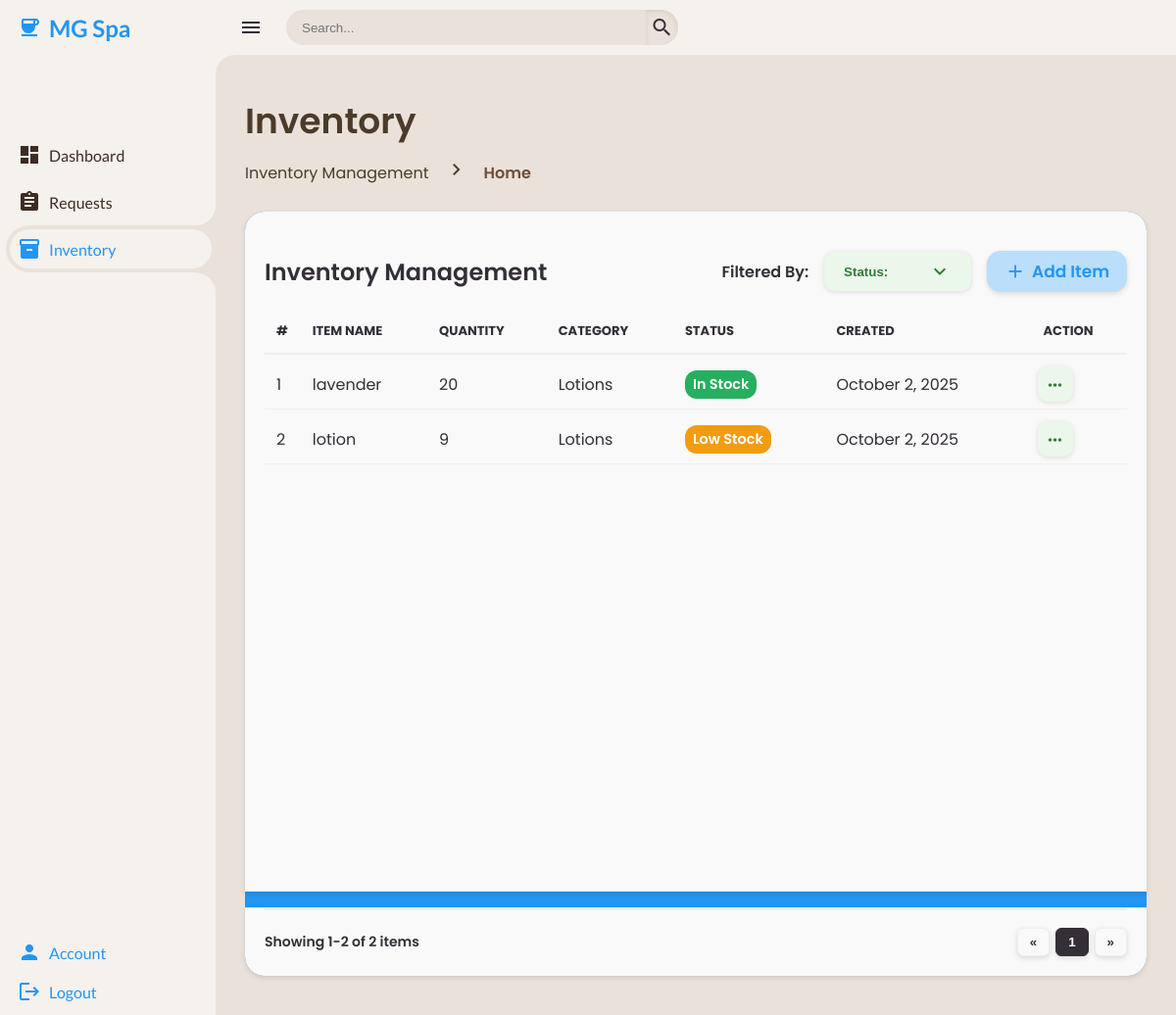
The page /client-spa/spa-inventory.php (signed in) on the database its author committed.
### tables this page shows
CREATE TABLE `tbl_inventory` (
  `inventory_id` int(11) NOT NULL,
  `item_name` varchar(100) DEFAULT NULL,
  `item_quantity` int(11) DEFAULT 0,
  `item_category` varchar(50) DEFAULT NULL,
  `item_status` enum('In Stock','Low Stock','Out of Stock') DEFAULT 'In Stock',
  `created_at` datetime DEFAULT current_timestamp(),
  `updated_at` timestamp NOT NULL DEFAULT current_timestamp() ON UPDATE current_timestamp(),
  `branch` enum('MG Cafe','MG Hub','MG Spa') NOT NULL DEFAULT 'MG Cafe'
);

### php/get-inventory.php (called while the page is built, shortened)
<?php
include __DIR__ . '/../config/database-connection.php';
$branch = $_GET['branch'] ?? ($_SESSION['branch'] ?? 'MG Cafe');
$inventory = [];
if ($branch !== 'Unknown') {
    $sql = "SELECT inventory_id, item_name, item_quantity, item_category, created_at
            FROM tbl_inventory
            WHERE branch = ?
            ORDER BY created_at DESC";
    $stmt = $conn->prepare($sql);
    if ($stmt) {
        $stmt->bind_param("s", $branch);
        $stmt->execute();
        $result = $stmt->get_result();
        while ($row = $result->fetch_assoc()) {
            $qty = (int)$row['item_quantity'];
            if ($qty <= 0) {
                $row['item_status'] = "Out of Stock";
            } elseif ($qty <= 10) {
                $row['item_status'] = "Low Stock";
            } else {
                $row['item_status'] = "In Stock";
            }
            $row['is_overstock'] = ($qty > 100);
            $inventory[] = $row;
        }
    }
}
?>

### client-spa/spa-inventory.php (the view, shortened to what this page needs)
<?php
include __DIR__ . '/../php/get-inventory.php';
?>
<!DOCTYPE html>
<html lang="en">
<head>
<link rel="stylesheet" href="../css/style.css">
</head>
<body class="client-spa" data-role="<?= $_SESSION['user_role'] ?>">
<section class="sidebar">
    <?php include '../includes/spa-sidebar.php'; ?>
</section>
<section class="content">
<nav>
    <i class="material-icons icon-menu">menu</i>
    <form action="#">
        <div class="form-input">
            <input type="search" placeholder="Search...">
            <button type="submit" class="search-btn"><i class="material-icons search-icon">search</i></button>
        </div>
    </form>
</nav>
<div class="main">
    <div class="head-title">
        <div class="left">
            <h1>Inventory</h1>
            <ul class="breadcrumb">
                <li><a>Inventory Management</a></li>
                <li><i class='material-icons right-icon'>chevron_right</i></li>
                <li><a class="active">Home</a></li>
            </ul>
        </div>
    </div>
    <div class="table-container">
        <div class="table-card">
            <div class="head">
                <h2>Inventory Management</h2>
                <?php include '../includes/inventory-dropdown.php' ?>
                <button type="button" class="btn-add" id="openInventoryModal">
                    <i class="material-icons icon-add">add</i> Add Item
                </button>
            </div>
            <table>
                <thead>
                    <tr>
                        <th>#</th>
                        <th>ITEM NAME</th>
                        <th>QUANTITY</th>
                        <th>CATEGORY</th>
                        <th>STATUS</th>
                        <th>CREATED</th>
                        <th>ACTION</th>
                    </tr>
                </thead>
                <tbody>
                <?php if (!empty($inventory)) : $counter=1; ?>
                    <?php foreach ($inventory as $row): ?>
                    <tr>
                        <td><?= $counter++; ?></td>
                        <td><?= htmlspecialchars($row['item_name']); ?></td>
                        <td><?= htmlspecialchars($row['item_quantity']); ?></td>
                        <td class="inv-category"><?= htmlspecialchars($row['item_category']); ?></td>
                        <td><span class="status <?= strtolower(str_replace(' ', '-', $row['item_status'])); ?>"><?= htmlspecialchars($row['item_status']); ?></span></td>
                        <td><?= date("F j, Y", strtotime($row['created_at'])); ?></td>
                        <td>
                            <div class="icon-circle" tabindex="0">
                                <div class="dropdown-toggle icon-toggle">
                                    <i class="material-icons icon-more-vert">more_horiz</i>
                                </div>
                            </div>
                        </td>
                    </tr>
                    <?php endforeach; ?>
                <?php else: ?>
                    <tr><td colspan="7">No inventory items found</td></tr>
                <?php endif; ?>
                </tbody>
            </table>
        </div>
        <div class="table-pagination-container">
            <div class="total-rows" id="totalInventoryRows">
            </div>
            <div class="table-pagination" id="inventoryPagination"></div>
        </div>
    </div>
    <?php include '../includes/inventory-modal.php'; ?>
</div>
</section>
</body>
</html>

### css/components/sidebar.css (style rules this page uses)
.sidebar { position: fixed; top: 0; left: 0; width: 220px; height: 100%; background: var(--container-bg-color); z-index: 1000; font-family: 'Lato', sans-serif; transition: .3s ease; overflow-x: hidden; scrollbar-width: none; }

### css/components/dropdown.css (style rules this page uses)
.icon-circle { position: relative; border-radius: 8px; padding-top: 8px; width: 36px; height: 36px; background-color: var(--light); display: flex; align-items: center; justify-content: center; border-radius: 10px; background: var(--light); cursor: pointer; transition: background 0.2s ease, transform 0.15s ease; box-shadow: 0 1px 5px rgba(62,44,35,0.15); user-select: none; overflow: visible; }
.icon-circle i { font-size: 20px; color: var(--dark); }
.icon-circle { background: #eaf7ea; }
.icon-circle i { color: #2e7d32; }

### css/components/badge.css (style rules this page uses)
:root { --badge-new: #3498db; --badge-active: #27ae60; --badge-inactive: #95a5a6; }
.table-card table tr td .status, .table-card table tr td .shift { padding: 4px 8px; border-radius: 12px; font-weight: 600; font-size: 0.9rem; display: inline-block; user-select: none; }
.status.in-stock { background: #27ae60; color: #fff; }
.status.low-stock { background: #f39c12; color: #fff; }

### css/components/breadcrumb.css (style rules this page uses)
.head-title { display: flex; align-items: center; justify-content: space-between; grid-gap: 16px; flex-wrap: wrap; }
.head-title .left h1 { font-size: 36px; font-weight: 600; margin-bottom: 10px; color: var(--font); }
.head-title .left .breadcrumb { display: flex; align-items: center; grid-gap: 16px; }
.head-title .left .breadcrumb li { color: var(--font); }
.head-title .left .breadcrumb .right-icon { color: var(--font); }
.head-title .left .breadcrumb li a { color: var(--font); pointer-events: none; }
.head-title .left .breadcrumb li a.active { color: var(--active); pointer-events: unset; font-weight: 600; }

### css/components/button.css (style rules this page uses)
.btn, .btn-submit, .btn-cancel, .btn-danger, .btn-add, .btn-time-in-icon, .btn-time-out-icon, .tab-btn, .filter-buttons button, .event-actions .btn, .event-actions .btn.small, .custom-dropdown .dropdown-toggle { border: none; outline: none; background-clip: padding-box; -webkit-appearance: none; -moz-appearance: none; appearance: none; }
.btn-add, .btn-time-in-icon, .btn-time-out-icon { display: inline-flex; align-items: center; justify-content: center; gap: 6px; font-family: var(--primary-font); font-weight: 600; font-size: 17px; padding: 8px 18px; border-radius: 14px; cursor: pointer; box-shadow: 0 2px 5px rgba(62,44,35,0.15); transition: background 0.2s ease, transform 0.15s ease; }
.btn-add { background-color: var(--light-blue); color: var(--blue); }
.btn-add i, .btn-time-in-icon i, .btn-time-out-icon i { font-size: 22px; transition: color 0.3s ease; }
.btn-add i { color: var(--blue); }

### css/components/dashboard..css (style rules this page uses)
.table-pagination-container { display: flex; justify-content: space-between; align-items: center; padding: 16px 0; margin-top: 16px; border-top: 1px solid #e0e0e0; }

### css/components/forrm-request.css (style rules this page uses)
:root { --req-bg: #ffffff; --req-dark: #222222; --req-blue: #0077cc; --req-grey: #dcdcdc; --req-light-grey: #f5f5f5; --req-shadow: rgba(0, 0, 0, 0.25); --req-success: #28a745; --req-error: #dc3545; --req-radius: 8px; --req-input-height: 42px; }

### css/components/navbar.css (style rules this page uses)
nav { height: 56px; background: var(--container-bg-color); padding: 0 24px; display: flex; align-items: center; grid-gap: 24px; font-family: var(--lato); position: sticky; top: 0; left: 0; z-index: 100; }
nav::before { content: ''; position: absolute; width: 40px; height: 40px; bottom: -40px; left: 0; border-radius: 50%; box-shadow: -20px -20px 0 var(--container-bg-color); }
.icon-menu { cursor: pointer; color: var(--dark); }
form { max-width: 400px; width: 100%; margin-right: auto; }
.form-input { display: flex; align-items: center; height: 36px; }
.form-input input { flex-grow: 1; padding: 0 16px; height: 100%; border: none; background: var(--secondary-bg-color); border-radius: 36px 0 0 36px; outline: none; width: 100%; color: var(--dark); box-shadow: inset 0 2px 5px rgba(0,0,0,0.01); transition: box-shadow 0.3s ease; }
.form-input button { width: 36px; height: 100%; display: flex; justify-content: center; align-items: center; background: var(--secondary-bg-color); color: var(--dark); font-size: 18px; border: none; outline: none; border-radius: 0 36px 36px 0; cursor: pointer; box-shadow: inset 0 2px 5px rgba(0,0,0,0.08); transition: box-shadow 0.3s ease, background-color 0.3s ease; }

### rows shown on the page
tbl_inventory: item_name "lavender", item_quantity "20", item_category "Lotions", item_status "In Stock", created_at "October 2, 2025"
tbl_inventory: item_name "lotion", item_quantity "9", item_category "Lotions", item_status "Low Stock", created_at "October 2, 2025"
